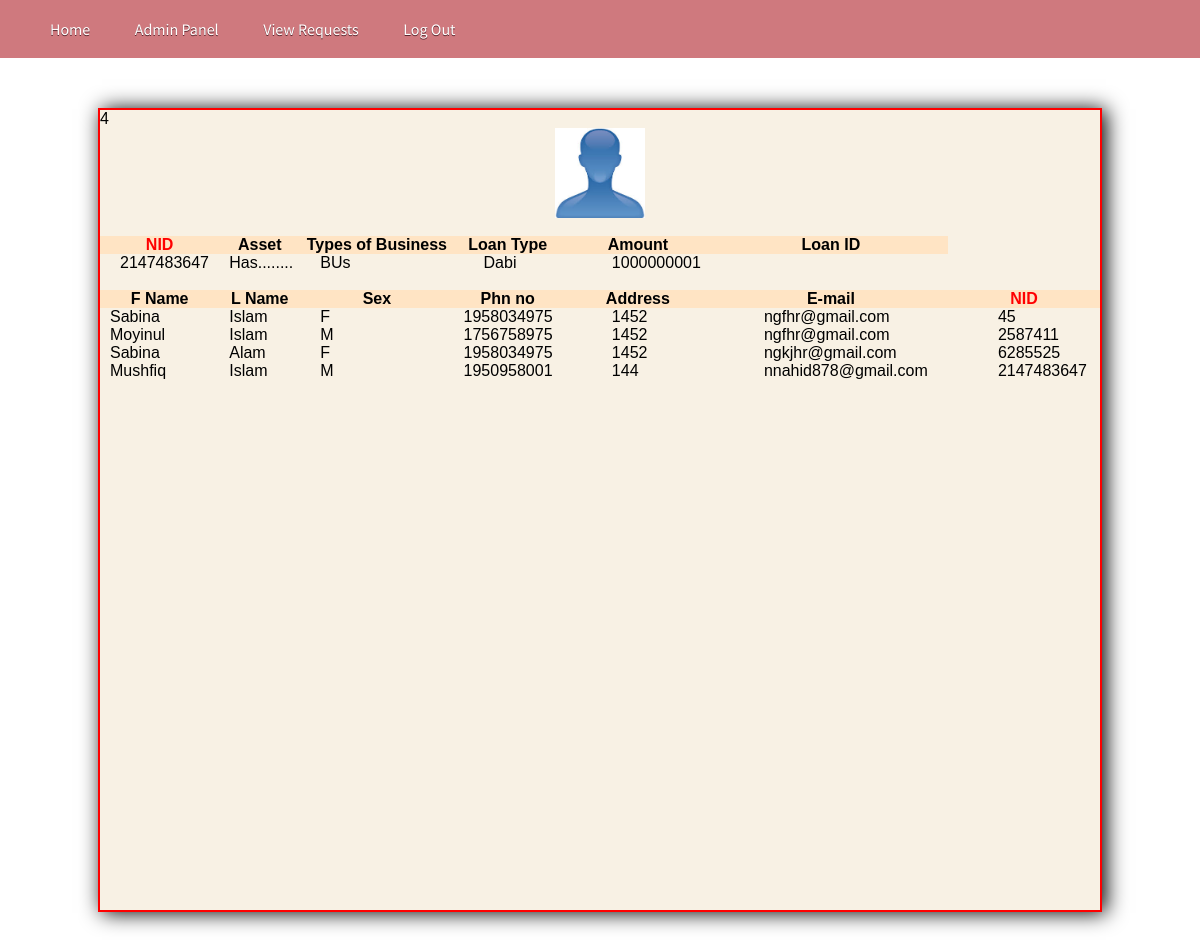
The app's page /Admin/viewrequests.php with its own data.
### tables this page shows
CREATE TABLE `applicant` (
  `NID` int(25) NOT NULL,
  `Asset` varchar(100) NOT NULL,
  `Types of Business` varchar(25) NOT NULL,
  `Loan Type` varchar(10) NOT NULL,
  `Loan ID` int(10) NOT NULL
);

CREATE TABLE `user` (
  `FName` varchar(10) NOT NULL,
  `LName` varchar(10) NOT NULL,
  `Sex` char(1) NOT NULL,
  `Phn_no` int(13) NOT NULL,
  `Address` varchar(50) NOT NULL,
  `E_mail` varchar(20) NOT NULL,
  `NID` int(25) NOT NULL,
  `Password` int(10) NOT NULL
);

### Admin/viewrequests.php (the view, shortened to what this page needs)
<!DOCTYPE html PUBLIC "-//W3C//DTD XHTML 1.0 Transitional//EN" "http://www.w3.org/TR/xhtml1/DTD/xhtml1-transitional.dtd">
<html xmlns="http://www.w3.org/1999/xhtml">
<head>
<link href="css/lightbox.css" rel="stylesheet" />
    <link href="StyleSheet.css" rel="stylesheet" type="text/css" />
<link href="css/style.css" rel="stylesheet" type="text/css" media="all" />
<link href="css/flexslider.css" rel="stylesheet" type="text/css" media="all" />
</head>
<body>
<div class="">
		<?php require('topbar.php');?>
	</div>
<div style="height:800px; width:1000px; margin:auto; margin-top:50px; margin-bottom:50px; background-color:#f8f1e4; border:2px solid red; box-shadow:4px 1px 20px black;">
     <form method="post" enctype="multipart/form-data">
 <table cellpadding="20" cellspacing="20" width="1000px" height="200px"  style="margin:auto" >
   <tr><td colspan="9" align="center"><img src="Images/user.jpg" height="90px" /></td></tr>
   <tr><td>&nbsp;</td><td>&nbsp;</td></tr>
 <tr style="background-color:bisque" align="center" class="bold">
             <td class="bold" style="color:red"  >NID</td><td align="center">Asset</td> <td align="center">Types of Business</td><td align="center">Loan Type</td><td align="center">Amount</td><td align="center">Loan ID</td>
        </tr>
<?php
$cn=mysqli_connect("localhost","root","","microfinance");
$s="select * from applicant";
	$result=mysqli_query($cn,$s);
	while($data=mysqli_fetch_array($result))
	{
				echo"<tr><td  style=' padding-left:20px'>$data[0]</td><td  style=' padding-left:10px'>$data[1]</td><td  style=' padding-left:20px'>$data[2]</td><td  style=' padding-left:30px'>$data[3]</td><td  style=' padding-left:50px'>$data[4]</td><td  style=' padding-left:50px'>$data[5]</td>
                </tr>";
			}
    ?>
    <tr><td>&nbsp;</td><td>&nbsp;</td></tr>
 <tr style="background-color:bisque" align="center" class="bold">
             <td class="bold"  >F Name</td><td align="center">L Name</td> <td align="center">Sex</td><td align="center">Phn no</td><td align="center">Address</td><td align="center">E-mail</td><td align="center" style="color:red">NID</td>
        </tr>
<?php
$sm="select fname,lname,sex,phn_no,address,e_mail,nid from user";
    $result=mysqli_query($cn,$sm);
    while($data=mysqli_fetch_array($result))
    {
                echo"<tr><td  style=' padding-left:10px'>$data[0]</td><td  style=' padding-left:10px'>$data[1]</td><td  style=' padding-left:20px'>$data[2]</td><td  style=' padding-left:10px'>$data[3]</td><td  style=' padding-left:50px'>$data[4]</td><td  style=' padding-left:50px'>$data[5]</td><td  style=' padding-left:50px'>$data[6]</td>
                </tr>";
            }
			?>
</table>
</form>
        </div>
</body>
</html>

### Admin/topbar.php (shortened to what this page needs)
<!DOCTYPE html PUBLIC "-//W3C//DTD XHTML 1.0 Transitional//EN" "http://www.w3.org/TR/xhtml1/DTD/xhtml1-transitional.dtd">
<html xmlns="http://www.w3.org/1999/xhtml">
<head>
</head>
<body>
<div class="nav_bg">
<div class="wrap">
		<ul class="nav">
            <li><a href="../index.php" target="_blank">Home</a></li>
            <li><a href="index.php" target="">Admin Panel</a></li>
            <li><a href="viewrequests.php" target="">View Requests</a></li>
             <li><a href="logout.php">Log Out</a></li>
            </ul>
	</div>
    </div>
</body>
</html>

### Admin/css/lightbox.css (style rules this page uses)
body:after { content: url(../img/close.png) url(../img/loading.gif) url(../img/prev.png) url(../img/next.png); display: none; }

### StyleSheet.css (style rules this page uses)
.bold { font-weight:bold; }

### Admin/css/style.css (style rules this page uses)
html,body,div,span,applet,object,iframe,h1,h2,h3,h4,h5,h6,p,blockquote,pre,a,abbr,acronym,address,big,cite,code,del,dfn,em,img,ins,kbd,q,s,samp,small,strike,strong,sub,sup,tt,var,b,u,i,dl,dt,dd,ol,nav ul,nav li,fieldset,form,label,legend,table,caption,tbody,tfoot,thead,tr,th,td,article,aside,canvas,details,embed,figure,figcaption,footer,header,hgroup,menu,nav,output,ruby,section,summary,time,mark,audio,video { margin:0;padding:0;border:0;font-size:100%;font:inherit;vertical-align:baseline; }
ol,ul { list-style:none;margin:0;padding:0; }
table { border-collapse:collapse;border-spacing:0; }
a { text-decoration:none; }
img { max-width:100%; }
body { font-family: Arial, Geneva,Helvetica, sans-serif; font-size: 100%; }
.wrap { margin:0 auto; width:80%; }
.nav_bg { background: url('../images/nav_bg.png') center 0 repeat-x #CF797E; height:58px; }
.nav li { display:inline-block; }
.nav li a { font-family: 'Source Sans Pro', sans-serif; line-height:1.8em; display:block; text-decoration:none; font-weight:normal; color:#ffffff; padding:15px 20px; font-size: 1em; text-transform: capitalize; text-shadow: 0 1px 0 #5C2830; letter-spacing:0px; }
@media only screen and (max-width: 1280px) { .wrap { width:95%; } }

### records on screen
applicant: NID "2147483647", Asset "Has........", Types of Business "BUs", Loan Type "Dabi", Loan ID "1000000001"
user: FName "Sabina", LName "Islam", Sex "F", Phn_no "1958034975", Address "1452", E_mail "ngfhr@gmail.com", NID "45"
user: FName "Moyinul", LName "Islam", Sex "M", Phn_no "1756758975", Address "1452", E_mail "ngfhr@gmail.com", NID "2587411"
user: FName "Sabina", LName "Alam", Sex "F", Phn_no "1958034975", Address "1452", E_mail "ngkjhr@gmail.com", NID "6285525"
user: FName "Mushfiq", LName "Islam", Sex "M", Phn_no "1950958001", Address "144", E_mail "nnahid878@gmail.com", NID "2147483647"
